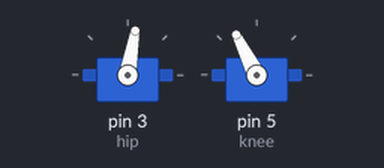
This sketch was run on a simulated Arduino Uno, built with avr-gcc and run on an emulated ATmega328P. Shown: 2 × servo.

Above: at 0.05 s.
At 0.2 s:
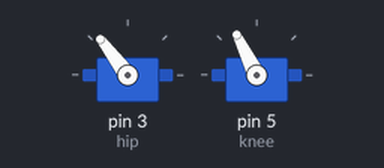
At 0.4 s:
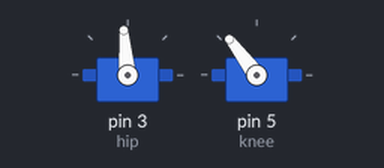
Timing chart, 0 to 3.0 s (numbered marks = the images above):
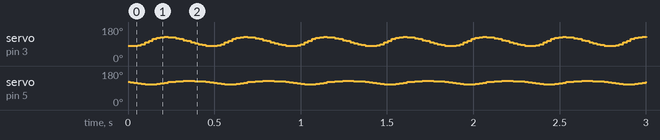

The sketch:

LegTest.ino
```cpp
#include <Servo.h>
#include <math.h>

Servo hip;
Servo knee;

// Unit: mm
const float l1 = 143.0; // Femur length
const float l2 = 125.0; // Tibia length

const float r2d = 57.2957795; // Rad to deg

float timeStep = 0.0;
const float stepSpeed = 0.15; // Gait speed
const float ellipseWidth = 30.0;  // Step length
const float ellipseHeight = 20.0; // How high foot lifts
const float startX = 0.0; // Center X
const float startY = -70.0; // Center Y

void setup() {
  hip.attach(3);
  knee.attach(5);
}

void loop() {
  float targetX = startX + (ellipseWidth * cos(timeStep));
  float targetY = startY + (ellipseHeight * sin(timeStep));

  timeStep += stepSpeed;
  if(timeStep > 2*PI) timeStep = 0;

  // IK
  float L = sqrt(targetX * targetX + targetY * targetY);

  // Knee angle
  float A = acos((sq(l1) + sq(l2) - sq(L)) / (2 * l1 * l2));
  // Hip angle
  float B = acos((sq(l1) + sq(L) - sq(l2)) / (2 * l1 * L)) + atan2(targetX, -targetY);

  float kneeAngle = A * r2d;
  float hipAngle = B * r2d;

  hip.write(180 - (hipAngle+15));
  knee.write(kneeAngle + 90);

  delay(10);
}
```

Measured:
- by itself, servo on pin 5 (knee): repeats every 0.46 s: 117° 0.02 s, 114° 0.02 s, 112° 0.02 s, 110° 0.04 s, 111° 0.02 s, 113° 0.02 s, 116° 0.02 s, 119° 0.02 s, 122° 0.02 s, 124° 0.02 s, 126° 0.02 s, 127° 0.02 s, 128° 0.07 s, 127° 0.02 s, 126° 0.02 s, 125° 0.02 s, 123° 0.02 s, 120° 0.02 s
- by itself, servo on pin 3 (hip): repeats every 0.46 s: 89° 0.02 s, 98° 0.02 s, 108° 0.02 s, 117° 0.02 s, 123° 0.02 s, 127° 0.02 s, 128° 0.02 s, 127° 0.02 s, 125° 0.02 s, 121° 0.02 s, 117° 0.02 s, 111° 0.02 s, 106° 0.02 s, 100° 0.02 s, 95° 0.02 s, 89° 0.02 s, 85° 0.02 s, 82° 0.02 s, 80° 0.04 s, 83° 0.02 s
